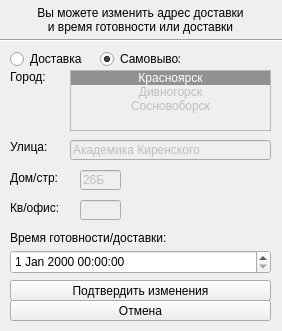
<?xml version="1.0" encoding="UTF-8"?>
<ui version="4.0">
 <class>productAdder</class>
 <widget class="QWidget" name="productAdder">
  <property name="geometry">
   <rect>
    <x>0</x>
    <y>0</y>
    <width>282</width>
    <height>331</height>
   </rect>
  </property>
  <property name="windowTitle">
   <string>Изменить заказ</string>
  </property>
  <widget class="QPushButton" name="cancelEditorButton">
   <property name="geometry">
    <rect>
     <x>10</x>
     <y>300</y>
     <width>261</width>
     <height>21</height>
    </rect>
   </property>
   <property name="text">
    <string>Отмена</string>
   </property>
  </widget>
  <widget class="QLabel" name="takeLabel">
   <property name="geometry">
    <rect>
     <x>10</x>
     <y>0</y>
     <width>261</width>
     <height>41</height>
    </rect>
   </property>
   <property name="text">
    <string>&lt;html&gt;&lt;head/&gt;&lt;body&gt;&lt;p align=&quot;center&quot;&gt;Вы можете изменить адрес доставки&lt;br/&gt;и время готовности или доставки&lt;/p&gt;&lt;/body&gt;&lt;/html&gt;</string>
   </property>
   <property name="alignment">
    <set>Qt::AlignLeading|Qt::AlignLeft|Qt::AlignVCenter</set>
   </property>
  </widget>
  <widget class="QRadioButton" name="deliveryTake">
   <property name="geometry">
    <rect>
     <x>10</x>
     <y>50</y>
     <width>80</width>
     <height>18</height>
    </rect>
   </property>
   <property name="text">
    <string>Доставка</string>
   </property>
  </widget>
  <widget class="QRadioButton" name="attendanceTake">
   <property name="geometry">
    <rect>
     <x>100</x>
     <y>50</y>
     <width>80</width>
     <height>18</height>
    </rect>
   </property>
   <property name="text">
    <string>Самовывоз</string>
   </property>
   <property name="checked">
    <bool>true</bool>
   </property>
  </widget>
  <widget class="QLabel" name="cityLabel">
   <property name="geometry">
    <rect>
     <x>10</x>
     <y>70</y>
     <width>47</width>
     <height>14</height>
    </rect>
   </property>
   <property name="text">
    <string>Город:</string>
   </property>
  </widget>
  <widget class="QListWidget" name="citySelector">
   <property name="enabled">
    <bool>false</bool>
   </property>
   <property name="geometry">
    <rect>
     <x>70</x>
     <y>70</y>
     <width>201</width>
     <height>61</height>
    </rect>
   </property>
   <property name="currentRow">
    <number>0</number>
   </property>
   <item>
    <property name="text">
     <string>Красноярск</string>
    </property>
    <property name="textAlignment">
     <set>AlignCenter</set>
    </property>
   </item>
   <item>
    <property name="text">
     <string>Дивногорск</string>
    </property>
    <property name="textAlignment">
     <set>AlignCenter</set>
    </property>
   </item>
   <item>
    <property name="text">
     <string>Сосновоборск</string>
    </property>
    <property name="textAlignment">
     <set>AlignCenter</set>
    </property>
   </item>
  </widget>
  <widget class="QLabel" name="streetLabel">
   <property name="geometry">
    <rect>
     <x>10</x>
     <y>140</y>
     <width>47</width>
     <height>14</height>
    </rect>
   </property>
   <property name="text">
    <string>Улица:</string>
   </property>
  </widget>
  <widget class="QLineEdit" name="streetInput">
   <property name="enabled">
    <bool>false</bool>
   </property>
   <property name="geometry">
    <rect>
     <x>70</x>
     <y>140</y>
     <width>201</width>
     <height>20</height>
    </rect>
   </property>
   <property name="text">
    <string>Академика Киренского</string>
   </property>
  </widget>
  <widget class="QLabel" name="houseLabel">
   <property name="geometry">
    <rect>
     <x>10</x>
     <y>170</y>
     <width>61</width>
     <height>16</height>
    </rect>
   </property>
   <property name="text">
    <string>Дом/стр:</string>
   </property>
  </widget>
  <widget class="QLineEdit" name="houseInput">
   <property name="enabled">
    <bool>false</bool>
   </property>
   <property name="geometry">
    <rect>
     <x>80</x>
     <y>170</y>
     <width>41</width>
     <height>20</height>
    </rect>
   </property>
   <property name="text">
    <string>26Б</string>
   </property>
  </widget>
  <widget class="QLabel" name="aptLabel">
   <property name="geometry">
    <rect>
     <x>10</x>
     <y>200</y>
     <width>61</width>
     <height>16</height>
    </rect>
   </property>
   <property name="text">
    <string>Кв/офис:</string>
   </property>
  </widget>
  <widget class="QLineEdit" name="aptInput">
   <property name="enabled">
    <bool>false</bool>
   </property>
   <property name="geometry">
    <rect>
     <x>80</x>
     <y>200</y>
     <width>41</width>
     <height>20</height>
    </rect>
   </property>
   <property name="text">
    <string/>
   </property>
  </widget>
  <widget class="QPushButton" name="editOrderButton">
   <property name="enabled">
    <bool>true</bool>
   </property>
   <property name="geometry">
    <rect>
     <x>10</x>
     <y>280</y>
     <width>261</width>
     <height>21</height>
    </rect>
   </property>
   <property name="text">
    <string>Подтвердить изменения</string>
   </property>
  </widget>
  <widget class="QDateTimeEdit" name="timeToDeliver">
   <property name="geometry">
    <rect>
     <x>10</x>
     <y>250</y>
     <width>261</width>
     <height>24</height>
    </rect>
   </property>
  </widget>
  <widget class="QLabel" name="label">
   <property name="geometry">
    <rect>
     <x>10</x>
     <y>230</y>
     <width>201</width>
     <height>16</height>
    </rect>
   </property>
   <property name="text">
    <string>Время готовности/доставки:</string>
   </property>
  </widget>
  <widget class="Line" name="line">
   <property name="geometry">
    <rect>
     <x>-10</x>
     <y>30</y>
     <width>301</width>
     <height>20</height>
    </rect>
   </property>
   <property name="orientation">
    <enum>Qt::Horizontal</enum>
   </property>
  </widget>
 </widget>
 <resources/>
 <connections/>
</ui>
